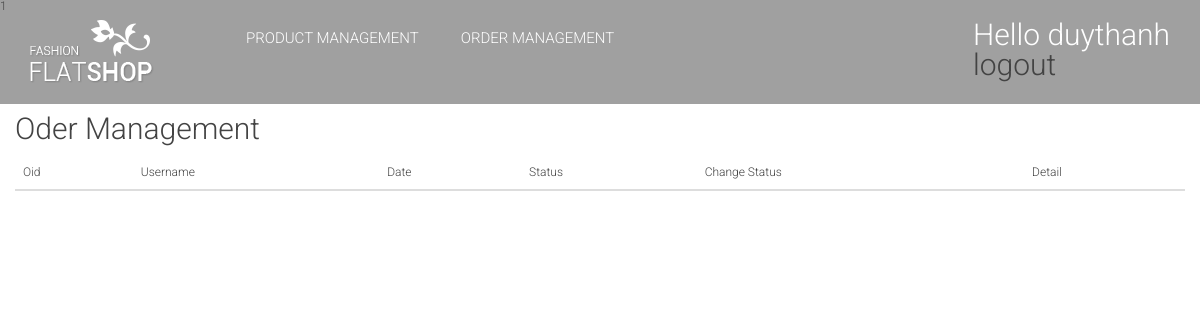
Before: /Admin/ordermanager.php (signed in) with the older database file.
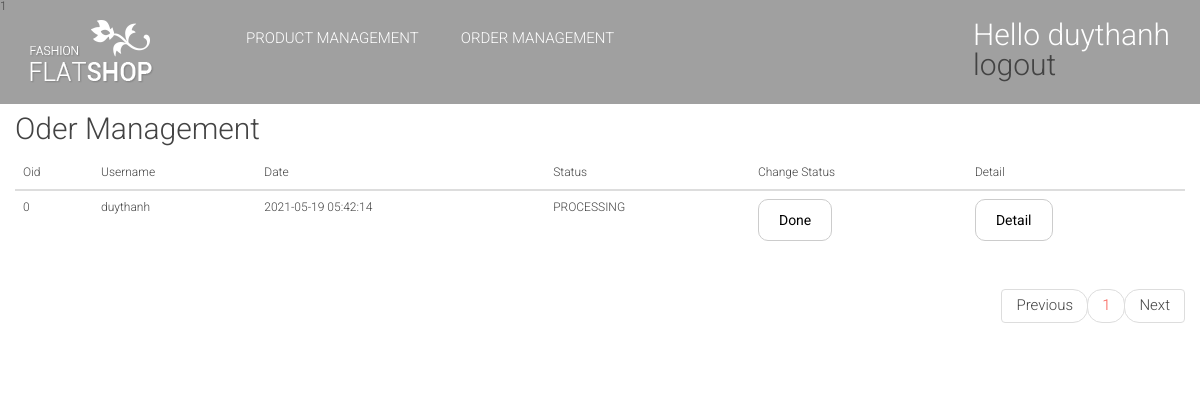
After: the same page with the newer database file.
### tables this page shows
CREATE TABLE `order` (
  `OID` int(11) NOT NULL,
  `USERNAME` varchar(64) NOT NULL,
  `DATE` datetime NOT NULL,
  `TOTAL` decimal(20,3) NOT NULL,
  `STATUS` varchar(64) NOT NULL
);

### Admin/Sessionadmin.php (called while the page is built, shortened)
<?php
function islogin(){
    return isset($_SESSION['USERNAME']);
}
?>

### Admin/ordermanager.php (the view, shortened to what this page needs)
<?= require_once('Sessionadmin.php') ?>
<?php
if (islogin()) {
    require_once('header.php');
?>
    <div id="OManagement" class="container_fullwidth">
        <div class="container" style="background-color: white;width: 100%;margin-top: 5%;">
            <br>
            <h3>Oder Management</h3>
            <br>
            <table class="table table-hover">
                <thead>
                    <tr>
                        <th>Oid</th>
                        <th>Username</th>
                        <th>Date</th>
                        <th>Status</th>
                        <th>Change Status</th>
                        <th>Detail</th>
                    </tr>
                </thead>
                <tbody>
                    <?php
                    $conn = connectDb();
                    $sql = "select* from `order` Limit " . ($_REQUEST['Page'] * 4) . ",4";
                    $result = $conn->query($sql);
                    while ($row = $result->fetch_assoc()) {
                    ?>
                        <tr data-toggle="tooltip" data-placement="top" title="Click to see order detail">
                            <td><?= $row['OID'] ?></td>
                            <td><?= $row['USERNAME'] ?></td>
                            <td><?= $row['DATE'] ?></td>
                            <td><?= $row['STATUS'] ?></td>
                            <td>
                                <?php
                                if ($row['STATUS'] == "DONE") {
                                ?>
                                    <button data-toggle="modal" onclick="location.href = 'UpdateStt.php?oid=<?= $row['OID'] ?>&stt=<?= $row['STATUS'] ?>'" data-target="#updateModal">Processing</button>
                                <?php
                                } else {
                                ?>
                                    <button data-toggle="modal" data-target="#updateModal" onclick="location.href = 'UpdateStt.php?oid=<?= $row['OID'] ?>&stt=<?= $row['STATUS'] ?>'">Done</button>
                                <?php
                                }
                                ?>
                            </td>
                            <td>
                                <button data-toggle="modal" data-target="#updateModal" onclick="location.href = 'Orderdetail.php?oid=<?= $row['OID'] ?>'">Detail</button>
                            </td>
                        </tr>
                    <?php
                    }
                    ?>
                </tbody>
            </table>
            <div class="pager">
                <?php
                $sql = "select* from `order`";
                $result = $conn->query($sql);
                $row = $result->num_rows;
                $pages = $row % 4 == 0 ? intval($row / 3) : intval($row / 3) + 1;
                $search = '?Page=' . (($_REQUEST['Page'] > 0) ? $_REQUEST['Page'] - 1 : $_REQUEST['Page']);
                if ($pages !== 0) {
                ?>
                    <ul class="pagination">
                        <li><a href="ordermanager.php<?= $search ?>">Previous</a></li>
                        <?php
                        for ($i = 0; $i < $pages; $i++) {
                            $search = "Page=" . $i;
                        ?>
                            <li><a href="ordermanager.php?<?= $search ?>" class="active">
                                    <?= ($i + 1) ?>
                                </a></li>
                        <?php
                        }
                        $search = '?Page=' . (($_REQUEST['Page'] < $pages - 1) ? $_REQUEST['Page'] + 1 : $_REQUEST['Page']);
                        ?>
                        <li><a href="ordermanager.php<?= $search ?>">Next</a></li>
                    </ul>
                <?php
                }
                ?>
            </div>
        </div>
    </div>
    </body>
    </html>
<?php
} else
    header('location: login.php');
?>

Changed rows visible on the page:
added order: OID "0", USERNAME "duythanh", DATE "2021-05-19 05:42:14", STATUS "PROCESSING"
Other visible differences:
text now shown: "Previous Next"
new list line: "1"
